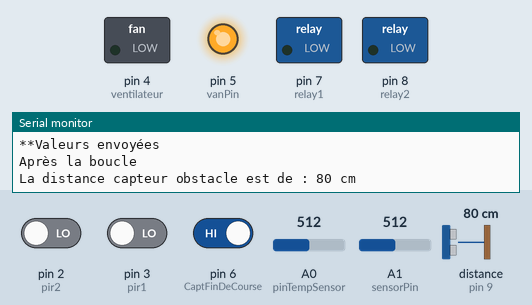
This sketch was run on a simulated Arduino Uno, built with avr-gcc and run on an emulated ATmega328P. On the bench: switched loads named in the sketch (green lamp = pin HIGH), output pins drawn as LEDs (lit = HIGH), the last lines printed to the serial monitor. The test bench sets the inputs (shaded band); at power-on: A0 (pinTempSensor) = 512, pin 6 (CaptFinDeCourse) HIGH, pin 3 (pir1) LOW, A1 (sensorPin) = 512, pin 2 (pir2) LOW, distance to the obstacle (sensor on pin 9) 80 cm. WiFi joins after 1.5 s; servers stay silent unless stated.

Above: at 17.0 s.
17.1 s: A0 (pinTempSensor) set to 560
25.2 s: A0 (pinTempSensor) set to 579
At 34.5 s:
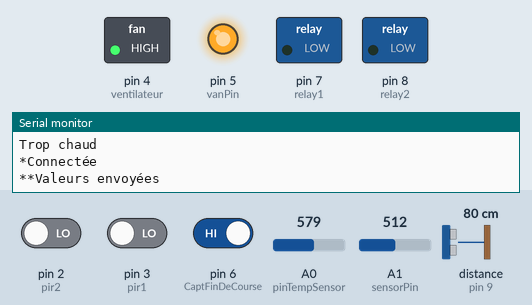
35.4 s: pin 6 (CaptFinDeCourse) driven LOW
At 46.0 s:
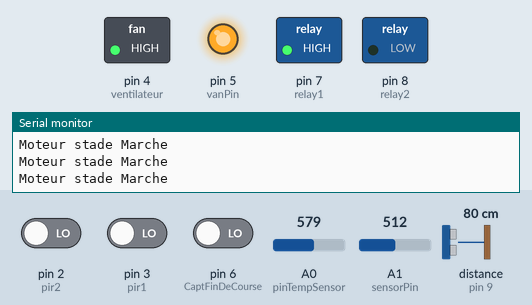
47.1 s: pin 3 (pir1) driven HIGH
At 47.9 s:
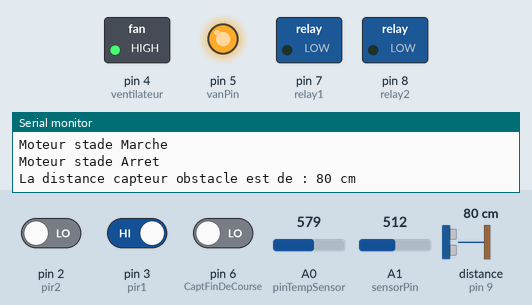
55.2 s: A1 (sensorPin) set to 715
65.0 s: A1 (sensorPin) set to 740
At 79.7 s:
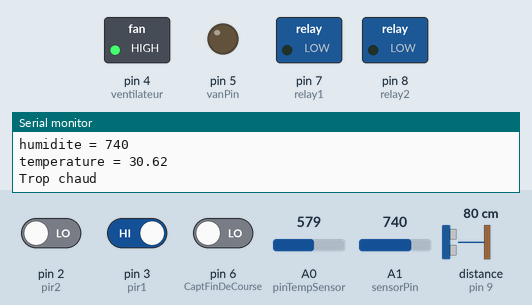
Timing chart, 0 to 80.0 s (numbered marks = the images above; inputs shaded):
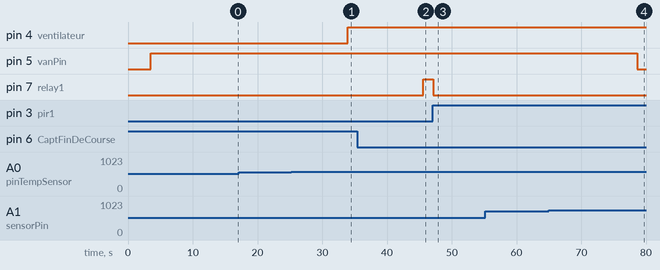

The sketch:

smartplanteFull.ino
```cpp
#include <SPI.h>
#include <Ethernet.h> //Appel de la librairie internet
#include <Ultrasonic.h>
#include <math.h>

//#define I2C_ADDRESS 0x0f

byte mac[] = {0x90, 0xA2, 0xDA, 0x0F, 0xCD, 0xE9}; //Adresse MAC shield ethernet
EthernetClient client; //Utilisation de l'Arduino en mode Client

Ultrasonic ultrasonic(9);
 /*VARIABLES UTILES À BENJAMIN */
int pir1 = 3;   //Capteur d'arret
int pir2 = 2;   //Capteur de mise en marche
int relay1 = 7; //Interrupteur commande moteur
int relay2 = 8;
int pirs, ventilateurEtat;


/* VARIABLES UTILES À ROMAIN */
const int B = 4275;                  // B valeur du
const int R0 = 100000;               // R0 = 100k
const int pinTempSensor = A0;        // Le thermomètre se connecte à A0
const int CaptFinDeCourse = 6;
int ventilateur = 4;                 // Relais connecté à la Pin 4
int ValInit = 0;
int sensorPin = A1;                  //initialisation variable SensorPin (capteur humidité) sur entree analogique AO
int sensorValue = 0;                 //initialisation variable du capteur sur O
int vanPin = 5;
float temp = 0;
int flotte = 0;


void setup() {
Serial.begin(9600);  //Initialisation Moniteur Serie

pinMode(pir1,INPUT);  //Mode Réception des données
pinMode(pir2,INPUT);
pinMode(CaptFinDeCourse, INPUT);

pinMode(relay1, OUTPUT); //Mode Sortie d'Arduino
pinMode(relay2,OUTPUT);
pinMode(vanPin, OUTPUT);
pinMode(ventilateur,OUTPUT);

Serial.println("Avant l'initialisation");
Initialisation(); //Appel du sous-programme d'initialisation
Serial.println("Après l'initialisation");
}


void loop(){
connexion(); //Appel du sous-programme de connexion
pirs = ProgMoteur(pir2, pir1); //Appel du sous-programme gestion moteur + réception de la hauteur
flotte = humidite(); //Appel du sous-programme gestion motopompe
temp = Chaleur();
requete(pirs, ventilateurEtat, flotte, temp); //Appel du sous-programme envoie de données sur le site
Serial.println("Après la boucle");
}


  /*SOUS PROGRAMME INITIALISATION*/
void Initialisation(){
  digitalWrite(relay1, LOW);
  digitalWrite(relay2, LOW);

  ValInit = digitalRead(CaptFinDeCourse);

  while (ValInit == 0){
    digitalWrite(relay1, HIGH);
    digitalWrite(relay2,LOW);

    ValInit = digitalRead(CaptFinDeCourse);
  }

  digitalWrite(relay1, LOW);
  digitalWrite(relay2, LOW);

  int ValStop = digitalRead(pir1);

  while(ValStop != 0){
    digitalWrite(relay1, LOW);
    digitalWrite(relay2, HIGH);

    ValStop = digitalRead(pir1);
  }

  digitalWrite(relay1,LOW);
  digitalWrite(relay2,LOW);
}


  /*SOUS PROGRAMME GESTION MOTEUR/LAMPE*/
int ProgMoteur(int CaptMarche, int CaptStop) {
  int ValMarche = digitalRead(CaptMarche); //Lecture de pir2
  int ValStop = digitalRead(CaptStop); //Lecture de pir1
  /* Ici une nouvelle variable est déclarée par rapport à l'algorigramme
  sa présence sert à effectuer un test pour vérifier que la lampe n'est pas
  montée trop haute*/
  int ValSecurit = digitalRead(CaptFinDeCourse);
  digitalWrite(relay1,LOW); //Mise en arret du moteur
  digitalWrite(relay2,LOW); //Mise en arret du moteur
 if (ValSecurit ==0){
   if(ValMarche == 0 && ValStop == 0) { /* Test si présence de la plante pour
                                           les 2 capteurs de présence */
    Serial.println("Mise en marche du moteur");

    digitalWrite(relay1, HIGH); //Mise en marche du moteur
    digitalWrite(relay2, LOW); //Le moteur monte

    while(ValStop == 0 && ValSecurit ==0){ /*Tant que pir1 detecte
                                            une présence on continue la montée
                                            du moteur*/

      digitalWrite(relay1, HIGH); //Le moteur continue de monter
      digitalWrite(relay2, LOW);

      Serial.println("Moteur stade Marche");
      ValStop = digitalRead(CaptStop);
      ValSecurit = digitalRead(CaptFinDeCourse);
    }
  }

  if(ValStop == 1) { //Si pir1 ne détecte pas la plante

    digitalWrite(relay1, LOW); //Mise en arret du moteur
    digitalWrite(relay2, LOW); //Mise en arret du moteur

    Serial.println("Moteur stade Arret");
  }
}
  /*Cette partie du programme sert à connaitre
  la distance entre le capteur à Ultrason.
  Cela donne alors la hauteur de la plante*/

  Serial.print("La distance capteur obstacle est de : ");
  long Distance = ultrasonic.MeasureInCentimeters(); /* Envoie de la distance
                                                      en centimétre entre
                                                      le capteur Ultrason
                                                      et le Sol*/
  Serial.print(Distance);
  Serial.println(" cm");
  delay(1000);
  return(Distance); /*Le sous programme renvoie alors comme valeur
                      la distance en centimétre entre
                      le capteur Ultrason et le Sol*/
}

float Chaleur(){
 int a = analogRead(pinTempSensor);
 float R = 1023.0/a-1.0;
 R = R0*R;
 float temperature = 1.0/(log(R/R0)/B+1/298.15)-273.15;    // Convertis en température
 Serial.print("temperature = ");                           // Affiche "temperature ="
 Serial.println(temperature);                                        // Affiche la température
 if (temperature >= 30){                                   // Si température > 30°C

   digitalWrite(ventilateur,HIGH);                         // Active le ventilateur
   //ventilateurEtat = 1;
   Serial.println("Trop chaud");                           // Affiche "Trop chaud"
 }

 if (temperature < 27) {                                   // Si température < 25°C

   digitalWrite(ventilateur,LOW);                          // Désactive le ventilateur
  // ventilateurEtat = 0;
 }
return temperature;
}


  /*SOUS PROGRAMME GESTION MOTOPOMPE*/
int humidite (){
sensorValue = analogRead(sensorPin); //lecture de la valeur analogique par le capteur et stockage dans variable sensorValue
Serial.print("humidite = " );        //écriture sur le moniteur série de humidité
Serial.println(sensorValue);         //écriture sur le moniteur série de la valeur numerique de SensorValue
delay(1000);                         //attente durant 1 Seconde

if (sensorValue<732) {               // Si la valeur numérique est inférieur à 732
  digitalWrite(vanPin,HIGH);         // ouvre la vanne (commande le relais qui met en marche la pompe)
  delay(1000);                       // pause 1 seconde
  }

if (sensorValue>732) {               // Si la valeur numérique est supérieur à 732
  digitalWrite(vanPin,LOW);          // ferme la vanne (commande le relais qui met en marche la pompe)
  delay(1000);
}
  return sensorValue;                       // pause 1 seconde

}

  //SOUS PROGRAMME CONNEXION
void connexion () {
if (Ethernet.begin(mac) == 0) { //detecter pb d'ip (DHCP = IP dynamique)
    Serial.println("Failed to configure Ethernet using DHCP");
    for(;;);
    delay(1000);
    Serial.println("connecting...");
    }
  }


  //SOUS PROGRAMME ENVOI DE DONNEES
void requete(int hauteur, int ventilateur, int humidite, int temperature) {
if (client.connect("proxy-eple.in.ac-nantes.fr",3128)) { //proxy lycée
  Serial.println("*Connectée");
  client.print("GET http://projetsmartplante.000webhostapp.com/Database/varaddauto.php?hauteur=");
  //Ligne du dessus : URL envoyé depuis le client Arduino vers le code PHP
  client.print(hauteur); //Variable 1
  client.print("&ventilateur=");
  client.print(ventilateur); //Variable 2
  client.print("&humidite=");
  client.print(humidite); //Variable 3
  client.print("&temperature=");
  client.print(temperature); //Variable 4
  client.println(" HTTP/1.1"); //Header http
  client.println();
  Serial.println("**Valeurs envoyées");
  client.stop();
  delay(10000);
  }

else {
  Serial.println("**Connexion impossible");
  }
}
```

Measured:
- the behaviour switches between 571 and 572 on A0 (pinTempSensor) (found by bisection; images 0 and 1)
- the behaviour switches between 732 and 733 on A1 (sensorPin) (found by bisection; images 3 and 4)
- after the input at 25.2 s, pin 4 (ventilateur): LOW → HIGH after 8.7 s
- after the input at 35.4 s, pin 7 (relay1): LOW → HIGH after 10.2 s
- after the input at 47.1 s, pin 7 (relay1): HIGH → LOW at once
- after the input at 65.0 s, pin 5 (vanPin): HIGH → LOW after 13.6 s
